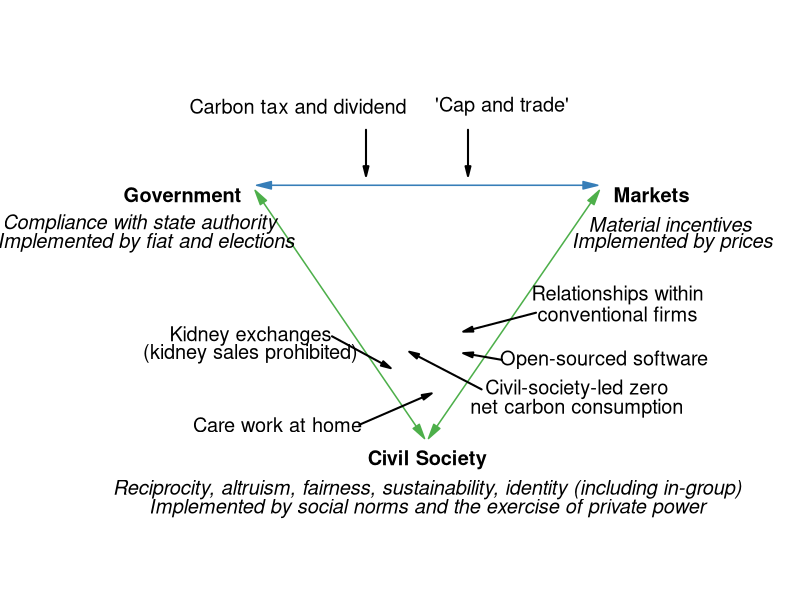

This chart was generated by the following R code:
#' Graph Designer: Scott Cohn
#' Authors: Bowles and Halliday
#' Title: Coordination, Conflict and Competition: A Text in Microeconomics

library(shape)

pdf(file = "public_mechanism/govt_markt_civ_general.pdf", width = 9, height = 6)

#Set parameters for graphics
pointsize <- 1.8
axislabelsize <- 1.5
labelsize <- 1.2
namesize <- 1.8
annotatesize <- 1.5
graphlinewidth <- 2
segmentlinewidth <- 1.5

COL <- c("#7fc97f", "#beaed4", "#fdc086", "#ffff99", "#386cb0", "#f0027f", "#bf5b17", "#666666")
COLA <- c("#e0f3db", "#99d8c9","#66c2a4","#41ae76", "#238b45", "#005824")
COLB <- c("#c6dbef", "#4eb3d3", "#2b8cbe", "#0868ac","#084081")
COLC <- c("#fcfbfd", "#efedf5", "#dadaeb", "#bcbddc", "#9e9ac8", "#807dba", "#6a51a3", "#54278f", "#3f007d")
grays <- gray.colors(25, start = 1, end = 0, alpha = 1)

#Edited the margins to cater for the larger LHS labels
par(mar =  c(0.5, 3, 0, 3))


#Add limits on axes and levels of utility for each indifference curve
ylims <- c(0, 50)
xlims <- c(0, 50)

npts <- 501 
x <- seq(xlims[1], xlims[2], length.out = npts)
y <- seq(ylims[1], ylims[2], length.out = npts) 

plot(0, 0, xlim = xlims, ylim = ylims, type = "n",
     xlab = expression(paste("")),
     ylab = expression(paste("")), 
     xaxt = "n", 
     yaxt = "n", 
     cex.lab = axislabelsize, 
     bty = "n", 
     xaxs = "i", 
     yaxs = "i"
)


# Axes --------------------------------------------------------------------


# ticksy <- c(NA)
# ylabels <- c(NA)
# ticksx <- c(NA)
# xlabels <- c(NA)
# 
# axis(1,at = ticksx,  pos = 0, labels = xlabels, cex.axis = labelsize)
# axis(2,at = ticksy,  pos = 0, labels = ylabels, las = 1, cex.axis = labelsize)

npts <- 500 
xx1 <- seq(xlims[1], xlims[2], length.out = npts)

#Axis labels and draw linear utility function
# text(-0.2, 0.5*ylims[2], expression(paste("y axis")), xpd = TRUE, cex = axislabelsize, srt = 90) 
# text(0.5*xlims[2], -0.15, expression(paste("x axis")), xpd = TRUE, cex = axislabelsize) 

# Arrows ------------------------------------------------------------------

# points(12, 32.5, cex = 1.5, pch = 16)
# points(38, 32.5, cex = 1.5, pch = 16)
# points(25, 10, cex = 1.5, pch = 16)

# Top
Arrows(15, 34.3, 39, 34.3, code = 3, lty = 1, lwd = segmentlinewidth, arr.type = "triangle", arr.length = 0.3, col = "#377eb8")
# Left
Arrows(14.65, 33.35, 26.5, 13.35, code = 3, lty = 1, lwd = segmentlinewidth, arr.type = "triangle", arr.length = 0.3, col = "#4daf4a")
# Right
Arrows(27.4, 13.35, 39.35, 33.35, code = 3, lty = 1, lwd = segmentlinewidth, arr.type = "triangle", arr.length = 0.3, col = "#4daf4a")

# Text --------------------------------------------------------------------
text(9, 33.5, expression(bold("Government")), cex = labelsize)
text(5.85, 31, expression(italic("Compliance with state authority")), cex = labelsize, xpd = TRUE)
text(6.3, 29.4, expression(italic("Implemented by fiat and elections")), cex = labelsize, xpd = TRUE)

text(43.5, 33.5, expression(bold("Markets")), cex = labelsize)
text(44.85, 31, expression(italic("Material incentives")), cex = labelsize, xpd = TRUE)
text(45, 29.4, expression(italic("Implemented by prices")), cex = labelsize, xpd = TRUE)

text(27, 11, expression(bold("Civil Society")), cex = labelsize)
text(27, 8.5, expression(italic("Reciprocity, altruism, fairness, sustainability, identity (including in-group)")), cex = labelsize, xpd = TRUE)
text(27, 6.9, expression(italic("Implemented by social norms and the exercise of private power")), cex = labelsize, xpd = TRUE)

# Annotations (CW) --------------------------------------------------------

# Top
text(0.35*xlims[2], 41, expression("Carbon tax and dividend"), cex = labelsize, xpd = TRUE)
Arrows(0.45*xlims[2], 35.5, 0.45*xlims[2], 39, code = 1, lty = 1, lwd = graphlinewidth, arr.type = "triangle", arr.length = 0.2, col = "black")

text(0.65*xlims[2], 41, expression("'Cap and trade'"), cex = labelsize, xpd = TRUE)
Arrows(0.6*xlims[2], 35.5, 0.6*xlims[2], 39, code = 1, lty = 1, lwd = graphlinewidth, arr.type = "triangle", arr.length = 0.2, col = "black")

# Right
text(41, 25, expression("Relationships within"), cex = labelsize, xpd = TRUE)
text(41, 23.4, expression("conventional firms"), cex = labelsize, xpd = TRUE)
Arrows(30, 22, 35, 23.5, code = 1, lty = 1, lwd = graphlinewidth, arr.type = "triangle", arr.length = 0.2, col = "black")

text(40, 19.5, expression("Open-sourced software"), cex = labelsize, xpd = TRUE)
Arrows(30, 20, 32.5, 19.5, code = 1, lty = 1, lwd = graphlinewidth, arr.type = "triangle", arr.length = 0.2, col = "black")

text(38, 17, expression("Civil-society-led zero"), cex = labelsize, xpd = TRUE)
text(38, 15.4, expression("net carbon consumption"), cex = labelsize, xpd = TRUE)
Arrows(26, 20, 31, 17, code = 1, lty = 1, lwd = graphlinewidth, arr.type = "triangle", arr.length = 0.2, col = "black")

# text(36, 13, expression("German healthcare system"), cex = labelsize, xpd = TRUE)
# Arrows(22, 25, 28, 13, code = 1, lty = 1, lwd = graphlinewidth, arr.type = "triangle", arr.length = 0.2, col = "black")

# Left

text(16, 14, expression("Care work at home"), cex = labelsize, xpd = TRUE)
Arrows(27, 16.5, 22, 14, code = 1, lty = 1, lwd = graphlinewidth, arr.type = "triangle", arr.length = 0.2, col = "black")

text(14, 21.5, expression("Kidney exchanges"), cex = labelsize, xpd = TRUE)
text(14, 20, expression("(kidney sales prohibited)"), cex = labelsize, xpd = TRUE)
Arrows(24, 19, 20, 21.5, code = 1, lty = 1, lwd = graphlinewidth, arr.type = "triangle", arr.length = 0.2, col = "black")

# text(8, 22, expression("NHS call for volunteers"), cex = labelsize, xpd = TRUE)
# Arrows(17.5, 22, 15, 22, code = 1, lty = 1, lwd = graphlinewidth, arr.type = "triangle", arr.length = 0.2, col = "black")


dev.off()
